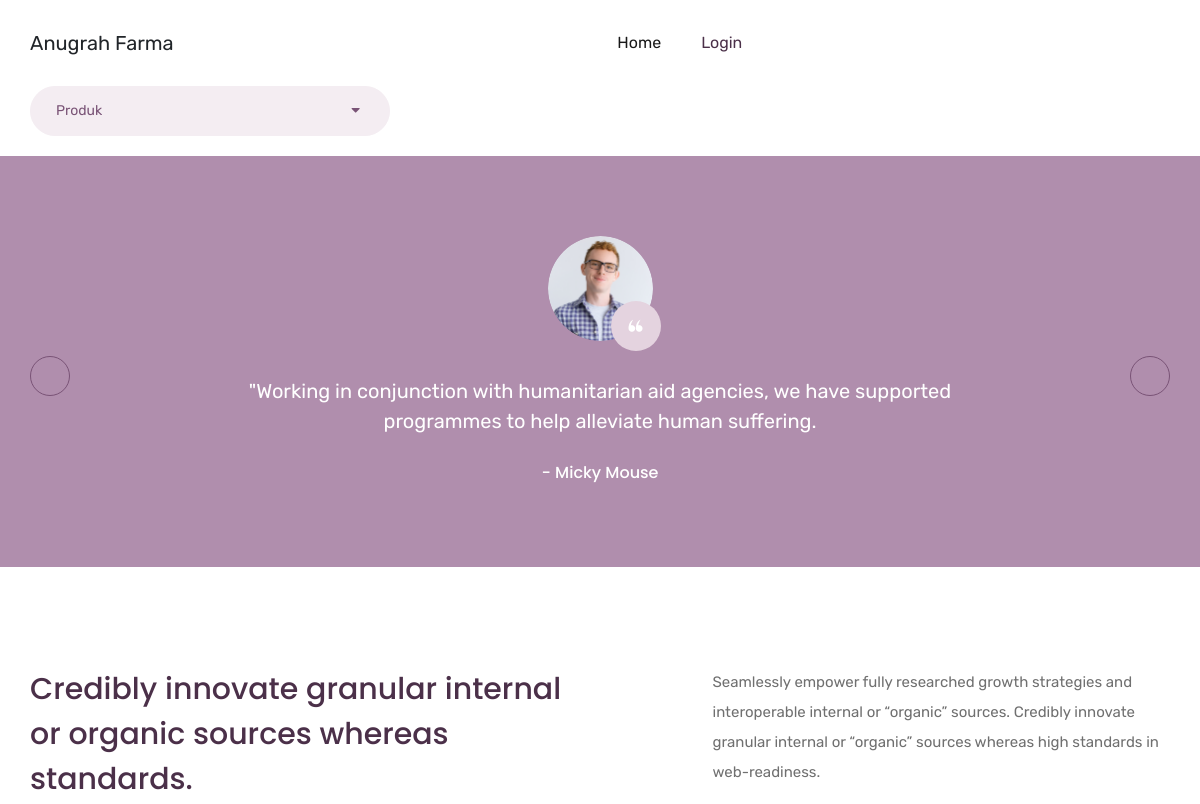
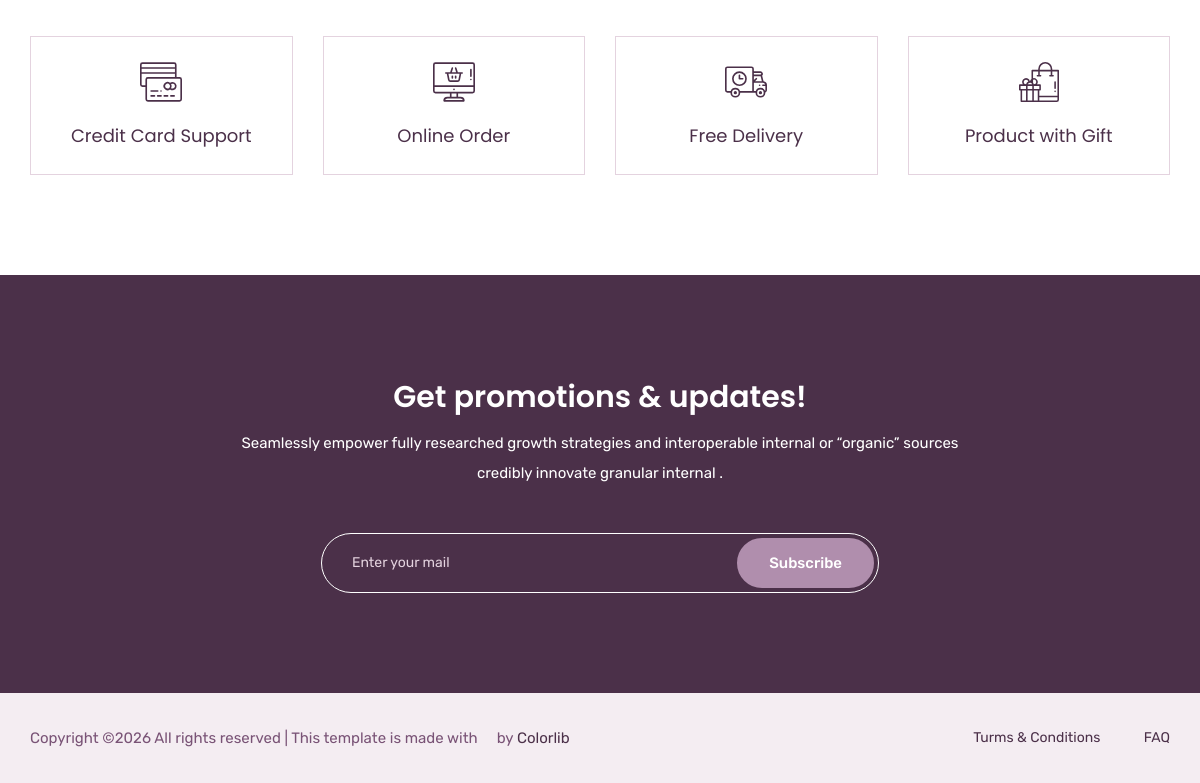
Before: /Pelanggan/cProduk with the older database file (2 pictures, top to bottom).
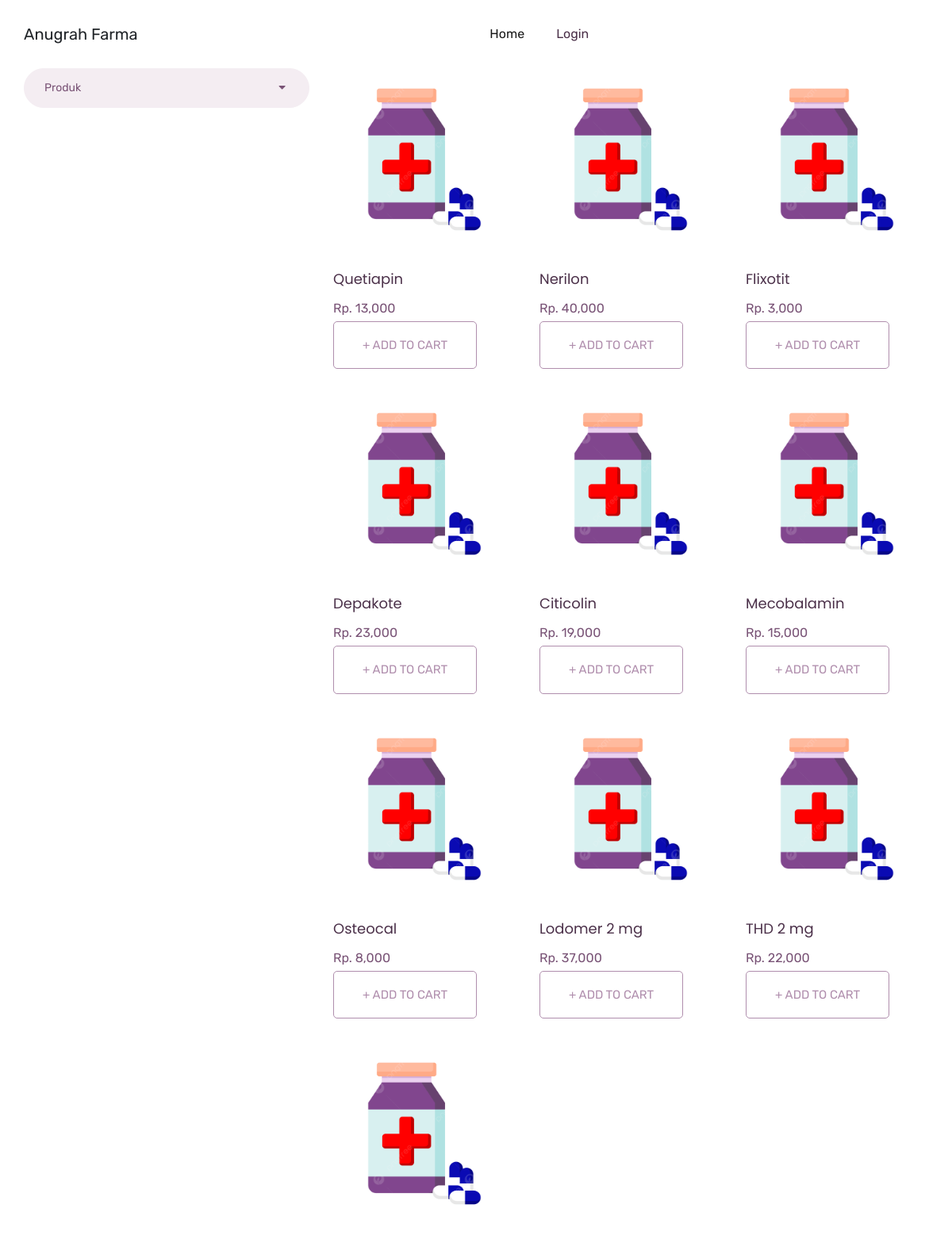
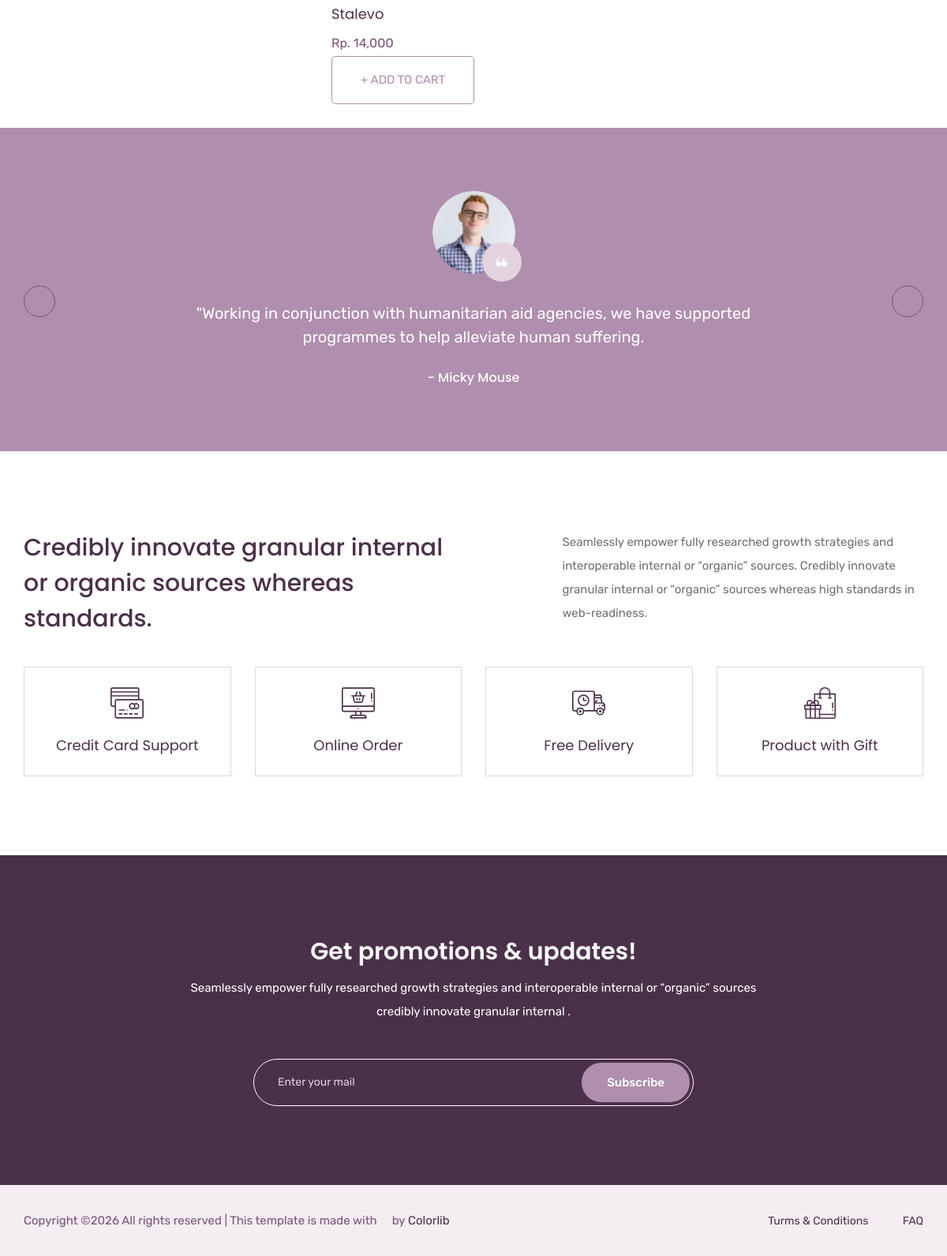
After: the same page with the newer database file (2 pictures, top to bottom).
### tables this page shows
CREATE TABLE `obat` (
  `id_obat` int(11) NOT NULL,
  `nama_obat` varchar(125) NOT NULL,
  `keterangan` varchar(20) NOT NULL,
  `harga` varchar(15) NOT NULL,
  `harga_perbox` int(11) NOT NULL,
  `stok` int(11) NOT NULL,
  `sat_supplier` int(11) NOT NULL,
  `rop` int(11) NOT NULL,
  `lead_time` int(11) NOT NULL,
  `gambar` text NOT NULL
);

### application/controllers/Pelanggan/cProduk.php (called while the page is built, shortened)
<?php
class cProduk extends CI_Controller
{
	public function __construct()
	{
		$this->load->model('mObat');
	}
	public function index()
	{
		$data = array(
			'obat' => $this->mObat->select()
		);
		$this->load->view('Pelanggan/Layout/header');
		$this->load->view('Pelanggan/vProduk', $data);
		$this->load->view('Pelanggan/Layout/footer');
	}
}

### index.php (called while the page is built, shortened)
<?php
require_once BASEPATH.'core/CodeIgniter.php';

### application/models/mObat.php (called while the page is built, shortened)
<?php
class mObat extends CI_Model
{
	public function select()
	{
		$this->db->select('*');
		$this->db->from('obat');
		return $this->db->get()->result();
	}
}

### application/views/Pelanggan/vProduk.php (the view, shortened to what this page needs)
<section class="product_list">
	<div class="container">
		<div class="row">
			<div class="col-md-4">
				<div class="product_sidebar">
					<div class="single_sedebar">
						<div class="select_option">
							<div class="select_option_list">Produk <i class="right fas fa-caret-down"></i> </div>
						</div>
					</div>
				</div>
			</div>
			<div class="col-md-8">
				<div class="product_list">
					<div class="row">
						<?php
						foreach ($obat as $key => $value) {
						?>
							<div class="col-lg-4 col-sm-4">
								<div class="single_product_item">
									<img src="<?= base_url('asset/gambar/' . $value->gambar) ?>" alt="#" class="img-fluid">
									<h3> <a href="single-product.html"><?= $value->nama_obat ?></a> </h3>
									<p>Rp. <?= number_format($value->harga) ?></p>
									<a href="<?= base_url('Pelanggan/cCart/add_cart/' . $value->id_obat) ?>" class="btn_3">+ Add To Cart</a>
								</div>
							</div>
						<?php
						}
						?>
					</div>
				</div>
			</div>
		</div>
	</div>
</section>
<section class="client_review">
	<div class="container">
		<div class="row justify-content-center">
			<div class="col-lg-8">
				<div class="client_review_slider owl-carousel">
					<div class="single_client_review">
						<div class="client_img">
							<img src="img/client.png" alt="#">
						</div>
						<p>"Working in conjunction with humanitarian aid agencies, we have supported programmes to help alleviate human suffering.</p>
						<h5>- Micky Mouse</h5>
					</div>
				</div>
			</div>
		</div>
	</div>
</section>
<section class="feature_part section_padding">
	<div class="container">
		<div class="row justify-content-between">
			<div class="col-lg-6">
				<div class="feature_part_tittle">
					<h3>Credibly innovate granular
						internal or organic sources
						whereas standards.</h3>
				</div>
			</div>
			<div class="col-lg-5">
				<div class="feature_part_content">
					<p>Seamlessly empower fully researched growth strategies and interoperable internal or “organic” sources. Credibly innovate granular internal or “organic” sources whereas high standards in web-readiness.</p>
				</div>
			</div>
		</div>
		<div class="row justify-content-center">
			<div class="col-lg-3 col-sm-6">
				<div class="single_feature_part">
					<img src="img/icon/feature_icon_1.svg" alt="#">
					<h4>Credit Card Support</h4>
				</div>
			</div>
			<div class="col-lg-3 col-sm-6">
				<div class="single_feature_part">
					<img src="img/icon/feature_icon_2.svg" alt="#">
					<h4>Online Order</h4>
				</div>
			</div>
			<div class="col-lg-3 col-sm-6">
				<div class="single_feature_part">
					<img src="img/icon/feature_icon_3.svg" alt="#">
					<h4>Free Delivery</h4>
				</div>
			</div>
			<div class="col-lg-3 col-sm-6">
				<div class="single_feature_part">
					<img src="img/icon/feature_icon_4.svg" alt="#">
					<h4>Product with Gift</h4>
				</div>
			</div>
		</div>
	</div>
</section>
<section class="subscribe_part section_padding">
	<div class="container">
		<div class="row justify-content-center">
			<div class="col-lg-8">
				<div class="subscribe_part_content">
					<h2>Get promotions & updates!</h2>
					<p>Seamlessly empower fully researched growth strategies and interoperable internal or “organic” sources credibly innovate granular internal .</p>
					<div class="subscribe_form">
						<input type="email" placeholder="Enter your mail">
						<a href="#" class="btn_1">Subscribe</a>
					</div>
				</div>
			</div>
		</div>
	</div>
</section>

### application/views/Pelanggan/Layout/header.php (shortened to what this page needs)
<!doctype html>
<html lang="zxx">
<head>
	<link rel="stylesheet" href="<?= base_url('asset/pillowmart-master/') ?>css/bootstrap.min.css">
	<link rel="stylesheet" href="<?= base_url('asset/pillowmart-master/') ?>css/animate.css">
	<link rel="stylesheet" href="<?= base_url('asset/pillowmart-master/') ?>css/owl.carousel.min.css">
	<link rel="stylesheet" href="<?= base_url('asset/pillowmart-master/') ?>css/all.css">
	<link rel="stylesheet" href="<?= base_url('asset/pillowmart-master/') ?>css/flaticon.css">
	<link rel="stylesheet" href="<?= base_url('asset/pillowmart-master/') ?>css/themify-icons.css">
	<link rel="stylesheet" href="<?= base_url('asset/pillowmart-master/') ?>css/magnific-popup.css">
	<link rel="stylesheet" href="<?= base_url('asset/pillowmart-master/') ?>css/slick.css">
	<link rel="stylesheet" href="<?= base_url('asset/pillowmart-master/') ?>css/style.css">
</head>
<body>
	<header class="main_menu home_menu">
		<div class="container">
			<div class="row align-items-center justify-content-center">
				<div class="col-lg-12">
					<nav class="navbar navbar-expand-lg navbar-light">
						<a class="navbar-brand">Anugrah Farma</a>
						<div class="collapse navbar-collapse main-menu-item" id="navbarSupportedContent">
							<ul class="navbar-nav">
								<li class="nav-item active">
									<a class="nav-link" href="<?= base_url('Pelanggan/cHome') ?>">Home</a>
								</li>
								<li class="nav-item">
									<?php
									if (!$this->session->userdata('id_pelanggan')) {
									?>
										<a class="nav-link" href="<?= base_url('Pelanggan/cLogin') ?>">Login</a>
									<?php
									} else {
									?>
										<a class="nav-link" href="<?= base_url('Pelanggan/cLogin/logout') ?>">Logout</a>
									<?php
									}
									?>
								</li>
							</ul>
						</div>
					</nav>
				</div>
			</div>
		</div>
	</header>

### application/views/Pelanggan/Layout/footer.php (shortened to what this page needs)
<footer class="footer_part">
	<div class="copyright_part">
		<div class="container">
			<div class="row ">
				<div class="col-lg-12">
					<div class="copyright_text">
						<P>
							Copyright &copy; All rights reserved | This template is made with <i class="ti-heart" aria-hidden="true"></i> by <a href="https://colorlib.com" target="_blank">Colorlib</a>
						</P>
						<div class="copyright_link">
							<a href="#">Turms & Conditions</a>
							<a href="#">FAQ</a>
						</div>
					</div>
				</div>
			</div>
		</div>
	</div>
</footer>
<link href="<?= base_url('asset/') ?>datatables/datatables.min.css" rel="stylesheet">
</body>
</html>

### asset/pillowmart-master/css/all.css (style rules this page uses)
.fa, .fas, .far, .fal, .fab { -moz-osx-font-smoothing: grayscale; -webkit-font-smoothing: antialiased; display: inline-block; font-style: normal; font-variant: normal; text-rendering: auto; line-height: 1; }
.fa-caret-down:before { content: "\f0d7"; }
.fa, .fas { font-family: 'Font Awesome 5 Free'; font-weight: 900; }

Changed rows visible on the page:
added obat: gambar (picture), nama_obat "Quetiapin", harga "13,000"
added obat: gambar (picture), nama_obat "Nerilon", harga "40,000"
added obat: gambar (picture), nama_obat "Flixotit", harga "3,000"
added obat: gambar (picture), nama_obat "Depakote", harga "23,000"
added obat: gambar (picture), nama_obat "Citicolin", harga "19,000"
added obat: gambar (picture), nama_obat "Mecobalamin", harga "15,000"
added obat: gambar (picture), nama_obat "Osteocal", harga "8,000"
added obat: gambar (picture), nama_obat "Lodomer 2 mg", harga "37,000"
added obat: gambar (picture), nama_obat "THD 2 mg", harga "22,000"
added obat: gambar (picture), nama_obat "Stalevo", harga "14,000"
